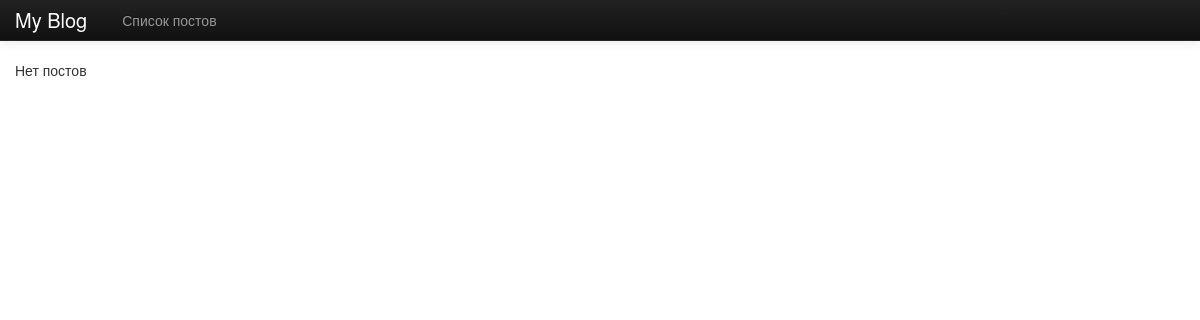
Before: / with the older database file.
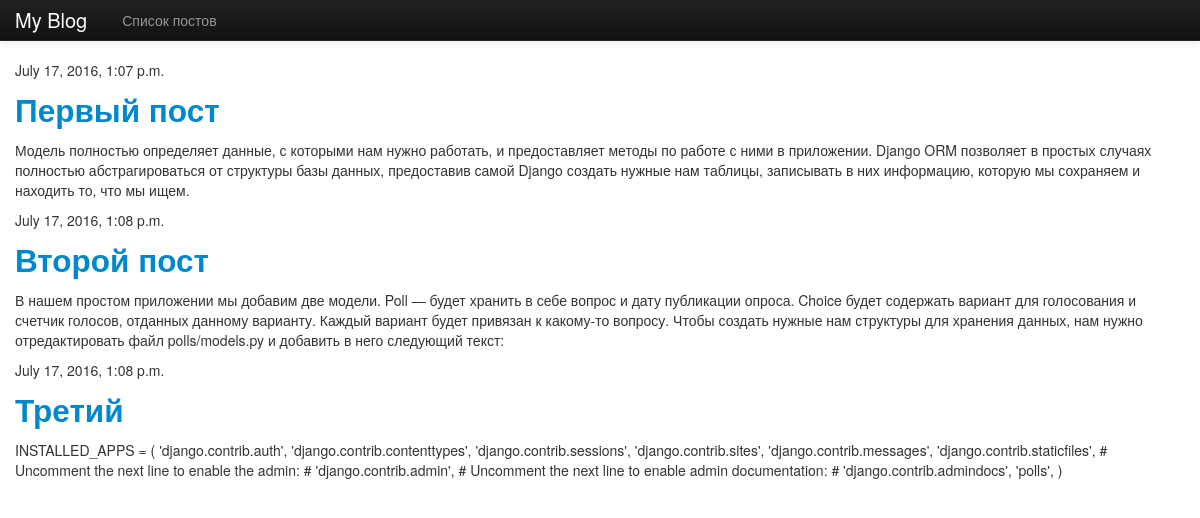
After: the same page with the newer database file.
### blog/models.py (models this page shows, shortened)
class Post(models.Model):
    author = models.ForeignKey('auth.User')
    title = models.CharField(max_length=200)
    text = models.TextField()
    created_date = models.DateTimeField(
            default=timezone.now)
    published_date = models.DateTimeField(
            blank=True, null=True)

### blog/views.py (the view)
# urls.py: url(r'^$', PostListView.as_view(), name='list'),
class PostListView(ListView):
    model = Post

### blog/templates/blog/post_list.html
 {% extends 'blog/base.html' %}
 {% block content %}
    {% for post in object_list %}
        <p>{{ post.published_date }}</p>
        <h2><a href="{{ post.id }}/">{{ post.title }}</a></h2>
        <p>{{ post.text }}</p>
    {% empty %}
    <p>Нет постов</p>
    {% endfor %}
{% endblock %}

### blog/templates/blog/base.html (shortened to what this page needs)
<!DOCTYPE html>
<html lang="ru">
    <head>
        <link href="{{STATIC_URL}}bootstrap/css/bootstrap.css" rel="stylesheet">
        <link href="{{STATIC_URL}}bootstrap/css/bootstrap-responsive.css" rel="stylesheet">
    </head>
<body>
<div class="navbar navbar-inverse navbar-fixed-top">
    <div class="navbar-inner">
        <div class="container">
            <div class="brand">My Blog</div>
            <ul class="nav">
                <li><a href="{% url 'list' %}" class="">Список постов</a></li>
            </ul>
        </div>
    </div>
</div>
<div class="container">
     {% block content %}Empty page{% endblock %}
</div>
</body>
</html>

### blog/templates/blog/base.html (style rules this page uses)
body { padding-top: 60px; }

Changed rows visible on the page:
added Post: published_date "July 17, 2016, 1:07 p.m.", title "Первый пост", text "Модель полностью определяет данные, с которыми нам нужно работать, и предоставляет методы по работе с ними в приложении. Django ORM позволяет в простых случаях полностью абстрагироваться от структуры базы данных, предоставив самой Django создать нужные нам таблицы, записывать в них информацию, которую мы сохраняем и находить то, что мы ищем."
added Post: published_date "July 17, 2016, 1:08 p.m.", title "Второй пост", text "В нашем простом приложении мы добавим две модели. Poll — будет хранить в себе вопрос и дату публикации опроса. Choice будет содержать вариант для голосования и счетчик голосов, отданных данному варианту. Каждый вариант будет привязан к какому-то вопросу. Чтобы создать нужные нам структуры для хранения данных, нам нужно отредактировать файл polls/models.py и добавить в него следующий текст:"
added Post: published_date "July 17, 2016, 1:08 p.m.", title "Третий", text "INSTALLED_APPS = ( 'django.contrib.auth', 'django.contrib.contenttypes', 'django.contrib.sessions', 'django.contrib.sites', 'django.contrib.messages', 'django.contrib.staticfiles', # Uncomment the next line to enable the admin: # 'django.contrib.admin', # Uncomment the next line to enable admin documentation: # 'django.contrib.admindocs', 'polls', )"
Other visible differences:
text no longer shown: "Нет постов"
